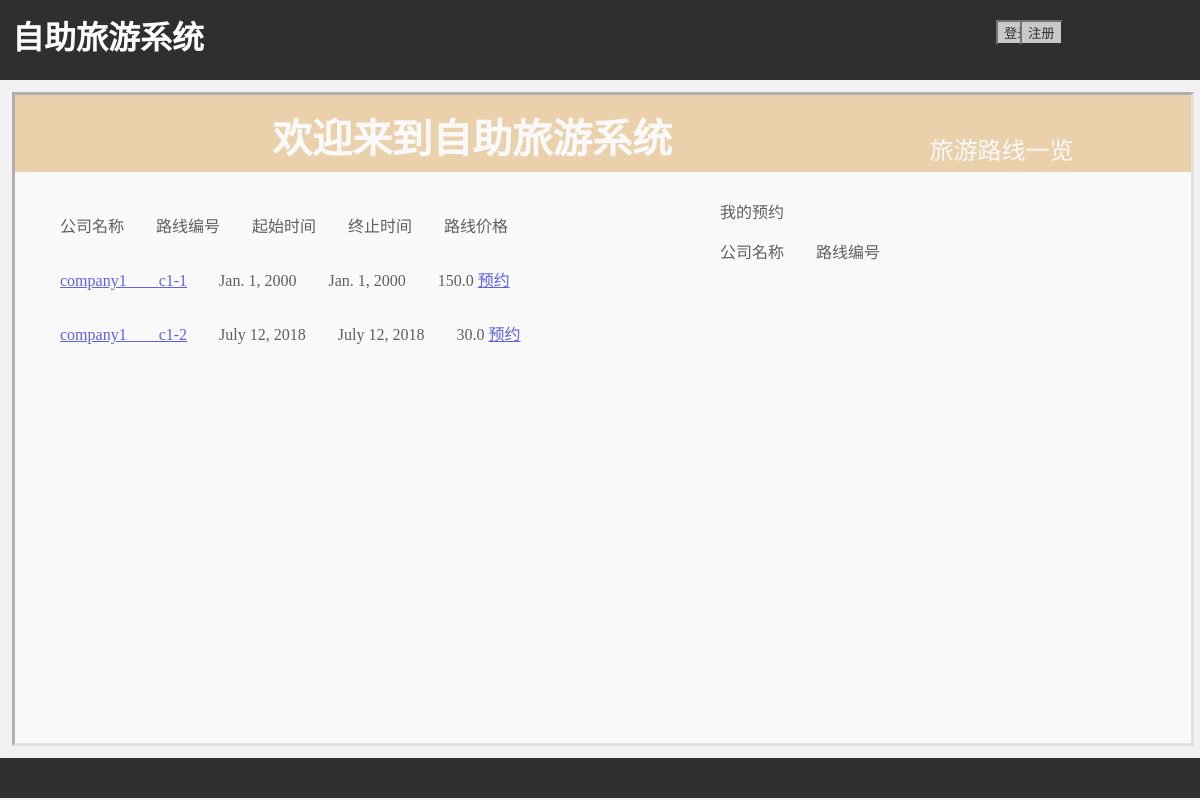
Page /tourist/route on the earlier database version.
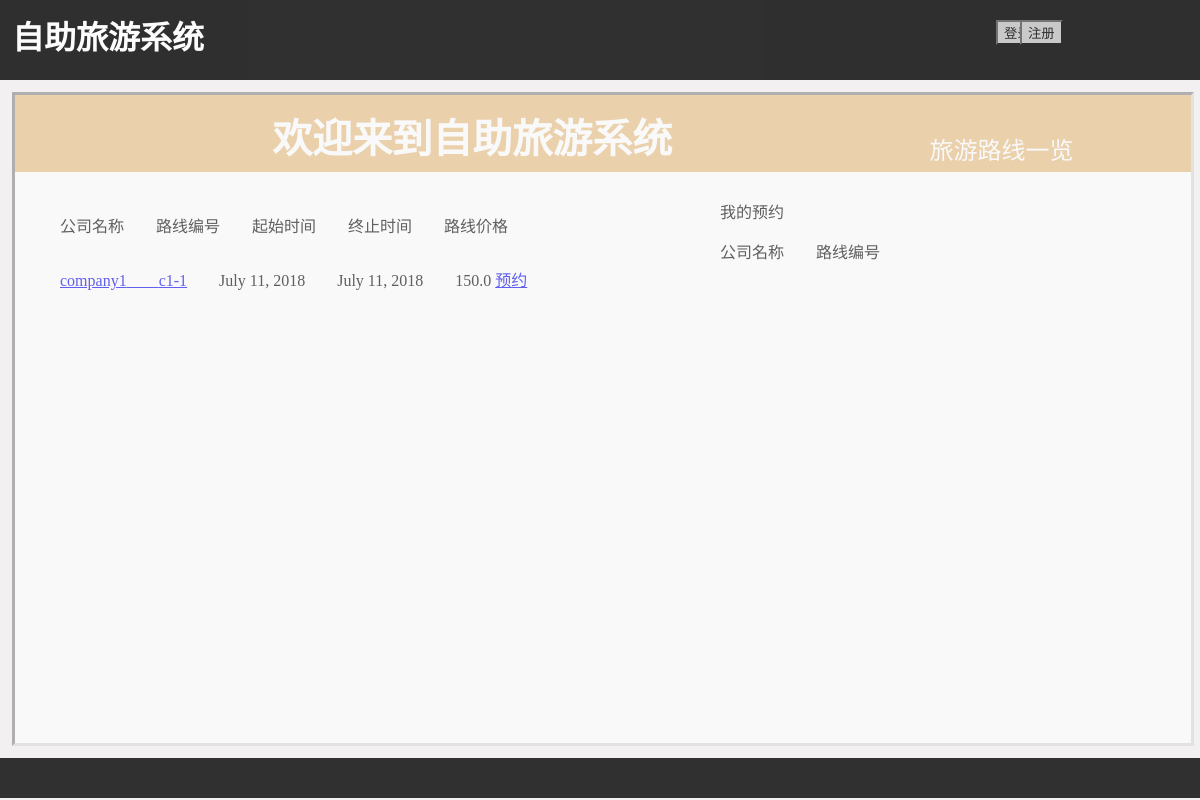
Same page on the later database version.
### model/models.py (models this page shows)
class Route(models.Model):
    company_name = models.CharField(max_length=150)
    route_num = models.CharField(max_length=20)
    stand_num = models.IntegerField(default=0)
    stand_1_name = models.CharField(max_length=100, null=True)
    date_1 = models.DateField(null=True)
    stand_2_name = models.CharField(max_length=100, null=True)
    date_2 = models.DateField(null=True)
    stand_3_name = models.CharField(max_length=100, null=True)
    date_3 = models.DateField(null=True)
    stand_4_name = models.CharField(max_length=100, null=True)
    date_4 = models.DateField(null=True)
    person_num = models.IntegerField(default=0)
    price = models.FloatField(default=0.0)
    end = models.DateField(null=True)

### model/views.py (the view)
# urls.py: url(r'^tourist/route$', views.route2, name='tourist_route'),
def route2(request):
    route_list = Route.objects.all()
    tourist_name = request.user.username
    ra_list = RouteAppointment.objects.filter(tourist_name=tourist_name)
    return render(request, 'route_tourist.html',{'route_list': route_list, 'ra_list': ra_list})

### templates/route_tourist.html (shortened to what this page needs)
<!DOCTYPE html>
<html>
	<head>
		{% load staticfiles %}
		<link rel="stylesheet" href="{% static 'css/route_tourist.css' %}" type="text/css" />
	</head>
	<body>
		<div class = "topmoudle">
			<h1 class=p1>自助旅游系统</h1>
			{% if user.is_authenticated %}
			<form action="/logout" method="get">
				<p class=username>{{ user.username }}</p>
				<button class=p3 type="submit" style="background-color: #C0C0C0; color: #000000;">退出</button>
			</form>
			{% else %}
			<form action="/login" method="get">
				<button class=p2 type="submit" style="background-color: #C0C0C0; color: #000000;">登录</button>
			</form>
			<form action="/regist" method="get">
            	<button class=p3 type="submit" style="background-color: #C0C0C0; color: #000000;">注册</button>
        	</form>
			{% endif %}
		</div>
		<div class = "middlemoudle">
			<div class="rectangle1">
				欢迎来到自助旅游系统
				<p class=p6>旅游路线一览</p>
			</div>
			<div style="position:absolute; left: 5%;">
				<p style="margin-top:30px;">公司名称&emsp;&emsp;路线编号&emsp;&emsp;起始时间&emsp;&emsp;终止时间&emsp;&emsp;路线价格</p>
				{% for route in route_list %}
					<p style="margin-top:30px;">
						<a href="{% url 'route_detail_tourist' id=route.id %}">{{ route.company_name }}&emsp;&emsp;{{ route.route_num }}</a>&emsp;&emsp;{{ route.date_1 }}&emsp;&emsp;{{ route.end }}&emsp;&emsp;{{ route.price }}
						<a href="{% url 'make_appointment' id=route.id %}">预约</a>
					</p>
				{% endfor %}
			</div>
			<div style="position:absolute; left: 60%;">
				<p>我的预约</p>
				<p>公司名称&emsp;&emsp;路线编号&emsp;&emsp;</p>
			</div>
		</div>
		<div class = "buttommoudle"> </div>
	</body>
</html>

Differences in the rows shown:
removed Route: company_name "company1", route_num "c1-2", date_1 "July 12, 2018", end "July 12, 2018", price "30.0"
changed Route "company1": date_1 "Jan. 1, 2000" → "July 11, 2018"; end "Jan. 1, 2000" → "July 11, 2018"
